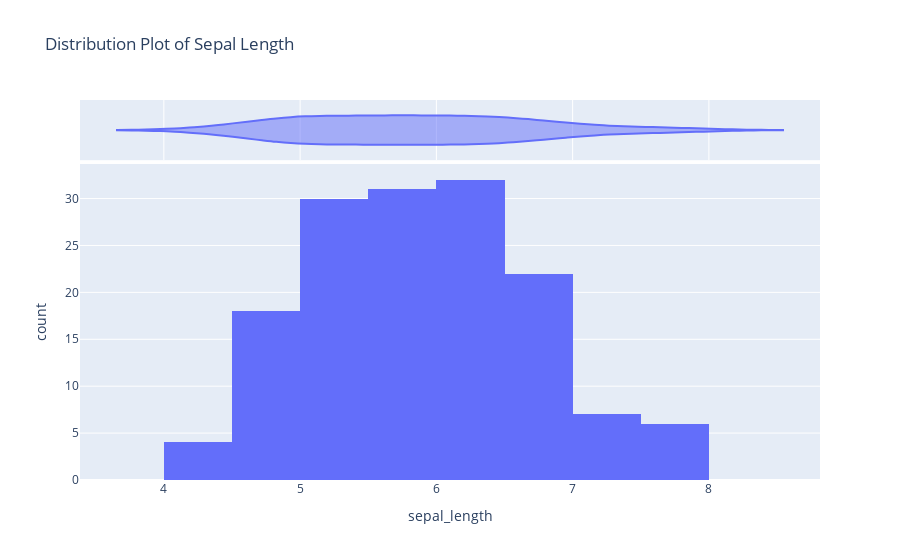

Notebook code cell kept with this figure:
### Markdown cell above
A distplot (distribution plot) is used to visualize the distribution of a dataset, usually combining a histogram and a kernel density estimate (KDE).

Note: px.distplot() is deprecated in favor of px.histogram() with marginal='rug' or marginal='violin' or marginal='box'.

Here’s how you can make a dist-style plot:

### Code cell
# Using histogram with KDE for distplot-like behavior
fig = px.histogram(
    iris,
    x="sepal_length",
    marginal="violin",  # adds a KDE-like distribution
    title="Distribution Plot of Sepal Length"
)
fig.show()

### Figure 1 — Plotly figure (JSON) as saved in the notebook; plotly's stock layout.template omitted (floating-point values rounded to 4 significant figures; data arrays with more than 128 entries replaced by an {"elided": "..."} marker saying what was removed)
{"data": [{"bingroup": "x", "hovertemplate": "sepal_length=%{x}<br>count=%{y}<extra></extra>", "legendgroup": "", "marker": {"color": "#636efa", "pattern": {"shape": ""}}, "name": "", "orientation": "v", "showlegend": false, "type": "histogram", "x": {"elided": "150 float values"}, "xaxis": "x", "yaxis": "y"}, {"hovertemplate": "sepal_length=%{x}<extra></extra>", "legendgroup": "", "marker": {"color": "#636efa"}, "name": "", "scalegroup": "x", "showlegend": false, "type": "violin", "x": {"elided": "150 float values"}, "xaxis": "x2", "yaxis": "y2"}], "layout": {"barmode": "relative", "legend": {"tracegroupgap": 0}, "title": {"text": "Distribution Plot of Sepal Length"}, "xaxis": {"anchor": "y", "domain": [0, 1], "title": {"text": "sepal_length"}}, "xaxis2": {"anchor": "y2", "domain": [0, 1], "matches": "x", "showgrid": true, "showticklabels": false}, "yaxis": {"anchor": "x", "domain": [0, 0.8316], "title": {"text": "count"}}, "yaxis2": {"anchor": "x2", "domain": [0.8416, 1], "matches": "y2", "showgrid": false, "showline": false, "showticklabels": false, "ticks": ""}}}
